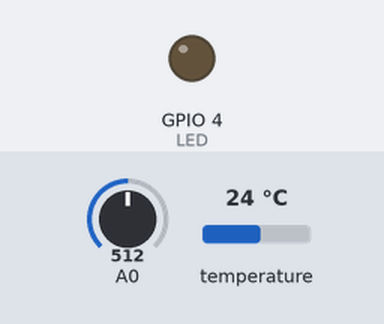
Bench run of a sketch on a simulated ESP8266 (NodeMCU). Shown: output pins drawn as LEDs (lit = HIGH). The inputs (shaded band) are chosen by the test bench; at power-on: A0 = 512, temperature 24 °C. WiFi joins after 1.5 s; servers stay silent unless stated; random numbers use the default seed unless the sketch sets one; no MQTT or app messages arrive unless stated; what the sketch prints to the serial monitor is not drawn.

Above: at 2.7 s.
2.8 s: A0 set to 538
12.0 s: A0 set to 562
At 13.64 s:
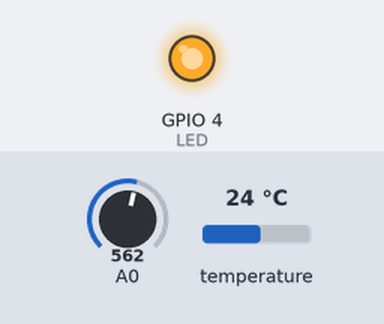
Timing chart, 0 to 27.4 s (numbered marks = the images above; inputs shaded):
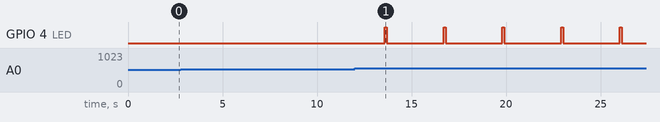

Measured:
- the behaviour switches between 550 and 551 on A0 (found by bisection; images 0 and 1)
- after the input at 2.8 s, every drawn part: stays the same
- after the input at 12.0 s, GPIO 4 (LED): alternates HIGH for 0.10 s and LOW for 3.0 s, starting after 1.6 s

The sketch:

adruino.ino
```cpp
#include<ESP8266WiFi.h>
#include "DHTesp.h"
#include <ArduinoJson.h>
#include <PubSubClient.h>
#include <WiFiClientSecure.h>

const char* ssid = "Nhan Duyen";
const char* password = "20212021";

const char* mqtt_server = "6b52018721324382aa4dae58e514f765.s1.eu.hivemq.cloud";
const int mqtt_port = 8883;
const char* mqtt_username = "rekalkhai";
const char* mqtt_password = "khai172305";
//--------------------------------------------------

#define DHTpin 5
DHTesp dht;

int PulseSensorPurplePin = 0;
int LED = 4;

WiFiClientSecure espClient;
PubSubClient client(espClient);

unsigned long lastMsg = 0;
#define MSG_BUFFER_SIZE (50)
char msg[MSG_BUFFER_SIZE];

void setup_wifi() {
  delay(10);
  Serial.println();
  Serial.print("Connecting to ");
  Serial.println(ssid);
  WiFi.begin(ssid, password);
  while (WiFi.status() != WL_CONNECTED) {
    delay(500);
    Serial.print(".");
  }
  randomSeed(micros());
  Serial.println("");
  Serial.println("WiFi connected");
  Serial.println("IP address: ");
  Serial.println(WiFi.localIP());
}
//------------Connect to MQTT Broker-----------------------------
void reconnect() {
  while (!client.connected()) {
    Serial.print("Attempting MQTT connection...");
    String clientID =  "ESPClient-";
    clientID += String(random(0xffff),HEX);
    if (client.connect(clientID.c_str(), mqtt_username, mqtt_password)) {
      Serial.println("connected");
      client.subscribe("esp8266/client");
    } else {
      Serial.print("failed, rc=");
      Serial.print(client.state());
      Serial.println(" try again in 5 seconds");
      delay(5000);
    }
  }
}
//-----Call back Method for Receiving MQTT massage---------
void callback(char* topic, byte* payload, unsigned int length) {
  String incommingMessage = "";
  for(int i=0; i<length;i++) incommingMessage += (char)payload[i];
  Serial.println("Massage arived ["+String(topic)+"]"+incommingMessage);
}
//-----Method for Publishing MQTT Messages---------
void publishMessage(const char* topic, String payload, boolean retained){
  if(client.publish(topic,payload.c_str(),true))
    Serial.println("Message published ["+String(topic)+"]: "+payload);
}


void setup() {
  Serial.begin(9600);
  while(!Serial) delay(1);

  dht.setup(DHTpin,DHTesp::DHT11);
  pinMode(LED, OUTPUT);
  setup_wifi();
  espClient.setInsecure();
  client.setServer(mqtt_server, mqtt_port);
  client.setCallback(callback);
}
void loop() {
  if (!client.connected()) {
    reconnect();
  }

  unsigned long currentMillis = millis();
  unsigned long previous = 0;
  const unsigned long sensor = 5000;
  unsigned long lastBeatTime = 0;
  unsigned long lastSampleTime = 0;
  int BPM = 0;
  bool Pulse = false;
  int Signal = analogRead(PulseSensorPurplePin);
  int Threshold = 550;
  if (Signal > Threshold) {
    if (Pulse == false) {
      Pulse = true;
      BPM = 29 / ((millis() - lastBeatTime) / 1000.0);
      lastBeatTime = millis();
    }
  }
  if (Signal < Threshold && Pulse == true) {
    Pulse = false;
  }
  if (BPM > 0) {
    digitalWrite(LED, HIGH);
    delay(100);
    digitalWrite(LED, LOW);
  }
  if (currentMillis - previous >= sensor) {
    previous = currentMillis;
    float t = dht.getTemperature()+33.5;
    DynamicJsonDocument doc(1024);
    doc["temperature"]=t;
    doc["bpm"]=BPM;
    char mqtt_message[128];
    serializeJson(doc,mqtt_message);
    publishMessage("esp8266/dht11", mqtt_message, true);
  }
  delay(3000);
}
```
